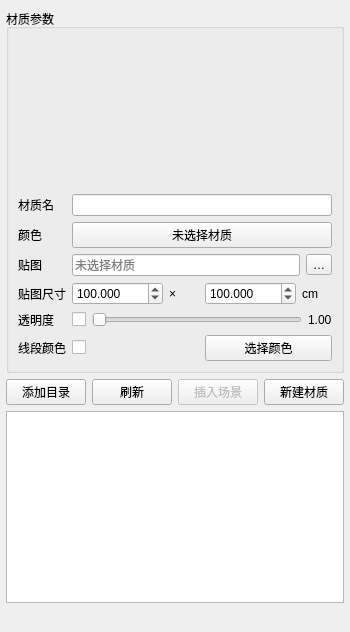
<?xml version='1.0' encoding='utf-8'?>
<ui version="4.0">
 <class>MaterialLibraryDock</class>
 <widget class="QDockWidget" name="assetLibrary">
  <property name="minimumSize">
   <size>
    <width>300</width>
    <height>0</height>
   </size>
  </property>
  <property name="maximumSize">
   <size>
    <width>16777215</width>
    <height>16777215</height>
   </size>
  </property>
  <property name="sizePolicy">
   <sizepolicy hsizetype="Preferred" vsizetype="Preferred">
    <horstretch>0</horstretch>
    <verstretch>0</verstretch>
   </sizepolicy>
  </property>
  <property name="toolTip">
   <string />
  </property>
  <property name="styleSheet">
   <string />
  </property>
  <property name="windowTitle">
   <string>模型库</string>
  </property>
  <widget class="QWidget" name="dockContents">
   <property name="minimumSize">
    <size>
     <width>0</width>
     <height>0</height>
    </size>
   </property>
   <property name="maximumSize">
    <size>
     <width>16777215</width>
     <height>16777215</height>
    </size>
   </property>
   <property name="sizePolicy">
    <sizepolicy hsizetype="Preferred" vsizetype="Preferred">
     <horstretch>0</horstretch>
     <verstretch>0</verstretch>
    </sizepolicy>
   </property>
   <property name="toolTip">
    <string />
   </property>
   <property name="styleSheet">
    <string />
   </property>
   <layout class="QVBoxLayout" name="contentLayout" stretch="0,0,1,0,0,0">
    <property name="leftMargin">
     <number>6</number>
    </property>
    <property name="topMargin">
     <number>9</number>
    </property>
    <property name="rightMargin">
     <number>6</number>
    </property>
    <property name="bottomMargin">
     <number>9</number>
    </property>
    <property name="spacing">
     <number>6</number>
    </property>
    <item>
     <widget class="QGroupBox" name="material_parameters">
      <property name="sizePolicy"><sizepolicy hsizetype="Preferred" vsizetype="Fixed"><horstretch>0</horstretch><verstretch>0</verstretch></sizepolicy></property>
      <property name="title"><string>材质参数</string></property>
      <layout class="QFormLayout" name="materialParametersLayout">
       <item row="0" column="0" colspan="2"><widget class="QLabel" name="material_texture_preview"><property name="minimumSize"><size><width>0</width><height>150</height></size></property><property name="maximumSize"><size><width>16777215</width><height>150</height></size></property><property name="alignment"><set>Qt::AlignCenter</set></property><property name="text"><string /></property></widget></item>
       <item row="2" column="0"><widget class="QLabel" name="color_label"><property name="text"><string>颜色</string></property></widget></item>
       <item row="2" column="1"><widget class="QPushButton" name="material_color"><property name="text"><string>未选择材质</string></property><property name="minimumSize"><size><width>0</width><height>24</height></size></property></widget></item>
       <item row="3" column="0"><widget class="QLabel" name="texture_label"><property name="text"><string>贴图</string></property></widget></item>
       <item row="3" column="1"><layout class="QHBoxLayout" name="textureLayout"><item><widget class="QLineEdit" name="material_texture"><property name="readOnly"><bool>true</bool></property><property name="placeholderText"><string>未选择材质</string></property></widget></item><item><widget class="QToolButton" name="material_texture_choose"><property name="toolTip"><string>选择贴图</string></property><property name="text"><string>…</string></property></widget></item></layout></item>
       <item row="4" column="0"><widget class="QLabel" name="size_u_label"><property name="text"><string>贴图尺寸</string></property></widget></item>
       <item row="4" column="1"><layout class="QHBoxLayout" name="textureSizeLayout"><item><widget class="QDoubleSpinBox" name="material_size_u"><property name="toolTip"><string>U 方向尺寸（cm）</string></property><property name="decimals"><number>3</number></property><property name="minimum"><double>0.001</double></property><property name="maximum"><double>1000000</double></property><property name="value"><double>100</double></property><property name="keyboardTracking"><bool>false</bool></property></widget></item><item><widget class="QLabel" name="texture_size_separator"><property name="text"><string>×</string></property></widget></item><item><widget class="QDoubleSpinBox" name="material_size_v"><property name="toolTip"><string>V 方向尺寸（cm）</string></property><property name="decimals"><number>3</number></property><property name="minimum"><double>0.001</double></property><property name="maximum"><double>1000000</double></property><property name="value"><double>100</double></property><property name="keyboardTracking"><bool>false</bool></property></widget></item><item><widget class="QLabel" name="texture_size_unit"><property name="text"><string>cm</string></property></widget></item></layout></item>
       <item row="5" column="0"><widget class="QLabel" name="opacity_label"><property name="text"><string>透明度</string></property></widget></item>
       <item row="5" column="1"><layout class="QHBoxLayout" name="opacityLayout"><item><widget class="QCheckBox" name="material_use_opacity"><property name="toolTip"><string>启用透明材质</string></property></widget></item><item><widget class="QSlider" name="material_opacity"><property name="orientation"><enum>Qt::Horizontal</enum></property><property name="maximum"><number>100</number></property></widget></item><item><widget class="QLabel" name="material_opacity_value"><property name="text"><string>1.00</string></property></widget></item></layout></item>
       <item row="6" column="0"><widget class="QLabel" name="line_color_label"><property name="text"><string>线段颜色</string></property></widget></item>
       <item row="6" column="1"><layout class="QHBoxLayout" name="lineColorLayout"><item><widget class="QCheckBox" name="material_use_line_color"><property name="toolTip"><string>自定义线段颜色</string></property></widget></item><item><widget class="QPushButton" name="material_line_color"><property name="text"><string>选择颜色</string></property></widget></item></layout></item>
      <item row="1" column="0"><widget class="QLabel" name="material_name_label"><property name="text"><string>材质名</string></property></widget></item><item row="1" column="1"><widget class="QLineEdit" name="material_name" /></item></layout>
     </widget>
    </item>
    <item>
     <layout class="QHBoxLayout" name="catalogActionsLayout" stretch="0,0,0,0">
      <property name="leftMargin">
       <number>0</number>
      </property>
      <property name="topMargin">
       <number>0</number>
      </property>
      <property name="rightMargin">
       <number>0</number>
      </property>
      <property name="bottomMargin">
       <number>0</number>
      </property>
      <property name="spacing">
       <number>6</number>
      </property>
      <item>
       <widget class="QPushButton" name="folder_button">
        <property name="minimumSize">
         <size>
          <width>0</width>
          <height>0</height>
         </size>
        </property>
        <property name="maximumSize">
         <size>
          <width>16777215</width>
          <height>16777215</height>
         </size>
        </property>
        <property name="sizePolicy">
         <sizepolicy hsizetype="Minimum" vsizetype="Fixed">
          <horstretch>0</horstretch>
          <verstretch>0</verstretch>
         </sizepolicy>
        </property>
        <property name="toolTip">
         <string />
        </property>
        <property name="styleSheet">
         <string />
        </property>
        <property name="text">
         <string>添加目录</string>
        </property>
        <property name="checkable">
         <bool>false</bool>
        </property>
        <property name="checked">
         <bool>false</bool>
        </property>
       </widget>
      </item>
      <item>
       <widget class="QPushButton" name="refresh_button">
        <property name="minimumSize">
         <size>
          <width>0</width>
          <height>0</height>
         </size>
        </property>
        <property name="maximumSize">
         <size>
          <width>16777215</width>
          <height>16777215</height>
         </size>
        </property>
        <property name="sizePolicy">
         <sizepolicy hsizetype="Minimum" vsizetype="Fixed">
          <horstretch>0</horstretch>
          <verstretch>0</verstretch>
         </sizepolicy>
        </property>
        <property name="toolTip">
         <string />
        </property>
        <property name="styleSheet">
         <string />
        </property>
        <property name="text">
         <string>刷新</string>
        </property>
        <property name="checkable">
         <bool>false</bool>
        </property>
        <property name="checked">
         <bool>false</bool>
        </property>
       </widget>
      </item>
     <item>
     <widget class="QPushButton" name="apply">
      <property name="minimumSize">
       <size>
        <width>0</width>
        <height>0</height>
       </size>
      </property>
      <property name="maximumSize">
       <size>
        <width>16777215</width>
        <height>16777215</height>
       </size>
      </property>
      <property name="sizePolicy">
       <sizepolicy hsizetype="Minimum" vsizetype="Fixed">
        <horstretch>0</horstretch>
        <verstretch>0</verstretch>
       </sizepolicy>
      </property>
      <property name="toolTip">
       <string />
      </property>
      <property name="styleSheet">
       <string />
      </property>
      <property name="text">
       <string>插入场景</string>
      </property>
      <property name="checkable">
       <bool>false</bool>
      </property>
      <property name="checked">
       <bool>false</bool>
      </property>
      <property name="enabled">
       <bool>false</bool>
      </property>
     </widget>
    </item>
     <item><widget class="QPushButton" name="new_material"><property name="text"><string>新建材质</string></property></widget></item>
    </layout>
    </item>
    <item>
     <widget class="QListWidget" name="items">
      <property name="minimumSize">
       <size>
        <width>0</width>
        <height>0</height>
       </size>
      </property>
      <property name="maximumSize">
       <size>
        <width>16777215</width>
        <height>16777215</height>
       </size>
      </property>
      <property name="sizePolicy">
       <sizepolicy hsizetype="Expanding" vsizetype="Expanding">
        <horstretch>0</horstretch>
        <verstretch>0</verstretch>
       </sizepolicy>
      </property>
      <property name="toolTip">
       <string />
      </property>
      <property name="styleSheet">
       <string />
      </property>
      <property name="viewMode">
       <enum>QListView::IconMode</enum>
      </property>
      <property name="resizeMode">
       <enum>QListView::Adjust</enum>
      </property>
      <property name="movement">
       <enum>QListView::Static</enum>
      </property>
      <property name="iconSize">
       <size>
        <width>72</width>
        <height>72</height>
       </size>
      </property>
      <property name="gridSize">
       <size>
        <width>88</width>
        <height>106</height>
       </size>
      </property>
      <property name="wordWrap">
       <bool>true</bool>
      </property>
     <property name="spacing"><number>0</number></property><property name="horizontalScrollBarPolicy"><enum>Qt::ScrollBarAlwaysOff</enum></property></widget>
    </item>
    <item>
     <layout class="QHBoxLayout" name="profileActionsLayout" stretch="0,0">
      <property name="leftMargin">
       <number>0</number>
      </property>
      <property name="topMargin">
       <number>0</number>
      </property>
      <property name="rightMargin">
       <number>0</number>
      </property>
      <property name="bottomMargin">
       <number>0</number>
      </property>
      <property name="spacing">
       <number>6</number>
      </property>
      </layout>
    </item>
    <item>
     <widget class="QLabel" name="message">
      <property name="minimumSize">
       <size>
        <width>0</width>
        <height>0</height>
       </size>
      </property>
      <property name="maximumSize">
       <size>
        <width>16777215</width>
        <height>16777215</height>
       </size>
      </property>
      <property name="sizePolicy">
       <sizepolicy hsizetype="Ignored" vsizetype="Preferred">
        <horstretch>0</horstretch>
        <verstretch>0</verstretch>
       </sizepolicy>
      </property>
      <property name="toolTip">
       <string />
      </property>
      <property name="styleSheet">
       <string />
      </property>
      <property name="text">
       <string />
      </property>
      <property name="wordWrap">
       <bool>true</bool>
      </property>
      <property name="alignment">
       <set>Qt::AlignLeading|Qt::AlignLeft|Qt::AlignVCenter</set>
      </property>
      <property name="textFormat">
       <enum>Qt::PlainText</enum>
      </property>
     </widget>
    </item>
   </layout>
  </widget>
 </widget>
 <resources />
 <connections />
</ui>
